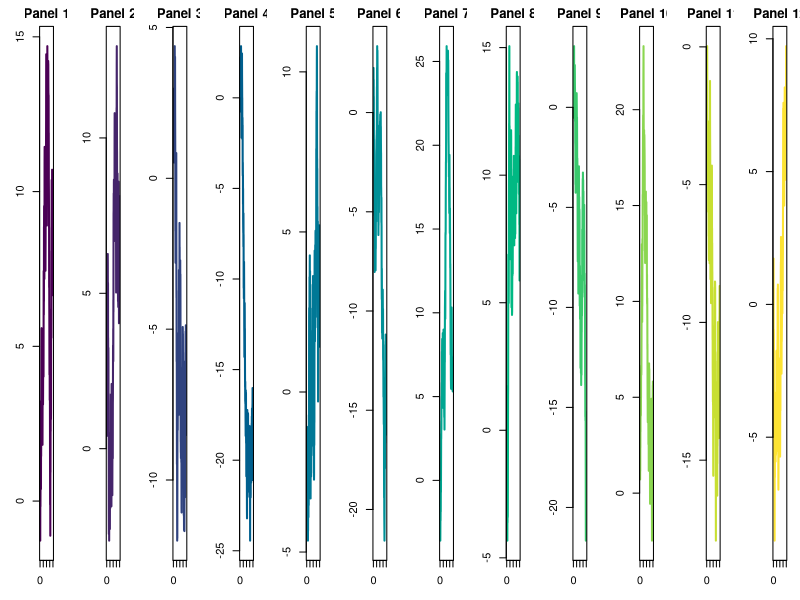
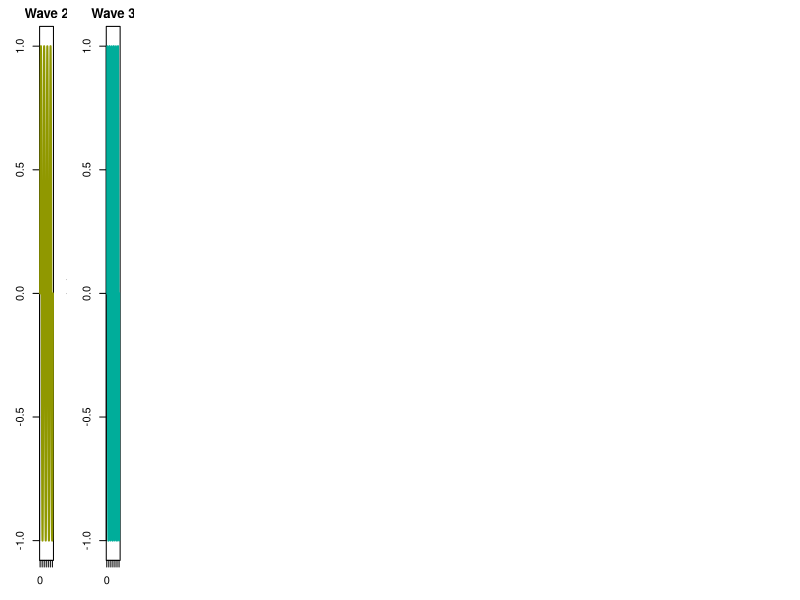

The R source for these figures, in order:
## ---- chunk 1
# A collage: `n` panels side by side, like a wide patchwork figure.
collage <- function(n = 12) {
  set.seed(1)
  par(mfrow = c(1, n), mar = c(3, 3, 2, 1))
  for (i in seq_len(n)) {
    plot(
      cumsum(rnorm(200)),
      type = "l",
      main = paste("Panel", i),
      xlab = "",
      ylab = "",
      col = hcl.colors(n)[i],
      lwd = 2
    )
  }
}

wave <- function(k = 1) {
  x <- seq(0, 4 * pi, length.out = 400)
  col <- hcl.colors(4, "Dark 3")[k]
  plot(
    x,
    sin(k * x),
    type = "n",
    main = paste("Wave", k),
    xlab = "x",
    ylab = "sin(kx)"
  )
  polygon(
    c(x, rev(x)),
    c(sin(k * x), rep(0, length(x))),
    col = adjustcolor(col, 0.35),
    border = NA
  )
  lines(x, sin(k * x), lwd = 2, col = col)
}
## ---- chunk 2
#| echo: false
#| fig-alt: >-
#|   A row of 12 small line plots of random walks, each in its own color
#| panzoom: true
#| fig-width: 25
#| fig-height: 2
#| fig-cap: "A 25 × 2 inch collage of 12 random walks."

collage(n = 12)
## ---- chunk 3
#| fig-alt: "A sine curve, shaded between the curve and y = 0"
#| column: page
#| panzoom: true
#| fig-width: 12
#| fig-height: 5
#| fig-cap: >-
#|   Wave 2: y = sin(2x); the area between the curve and y = 0 is shaded.

wave(k = 2)
## ---- chunk 4
#| echo: false
#| fig-alt: "A sine curve, shaded between the curve and y = 0"
#| panzoom: true
#| fig-cap: >-
#|   Wave 3: y = sin(3x); the area between the curve and y = 0 is shaded.

wave(k = 3)
